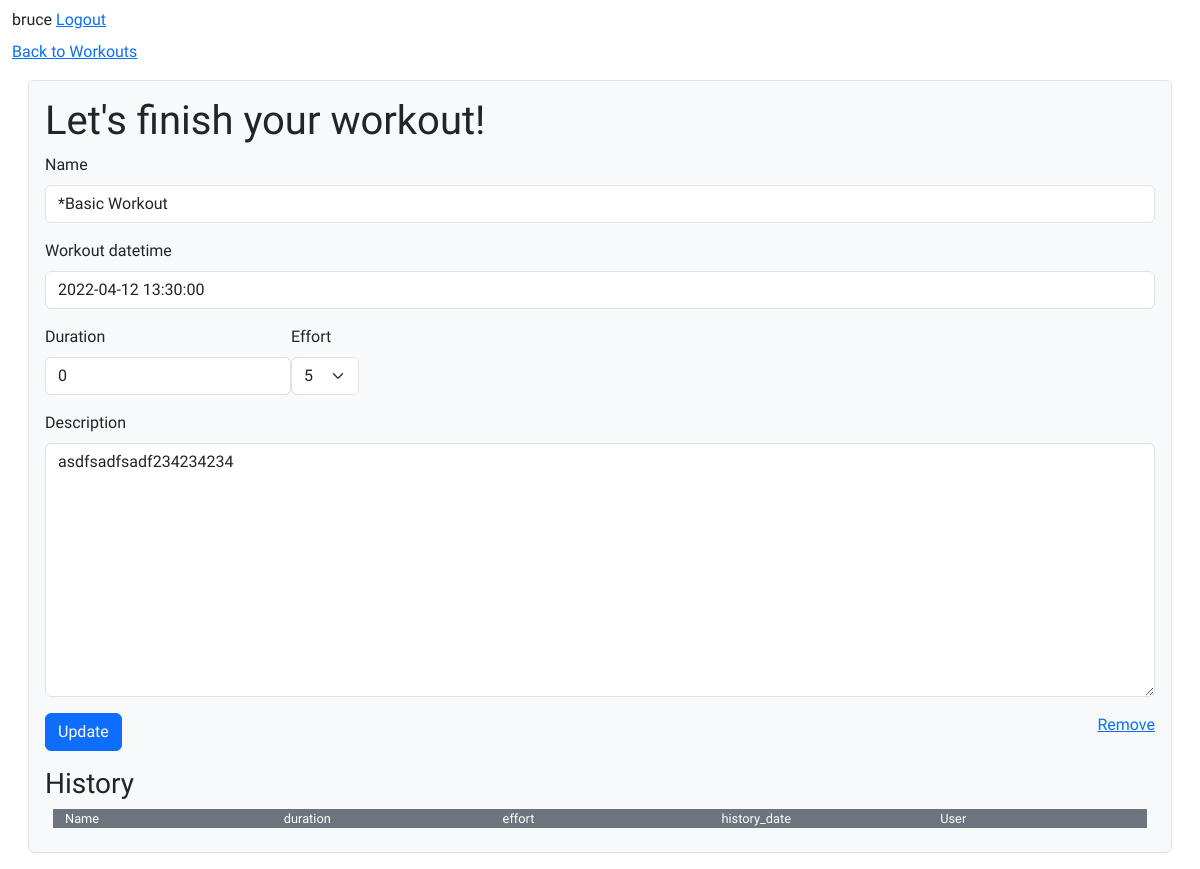
Screenshot of /workouts/update/26 (signed in) with the database file from the repository.
### workouts/models.py (models this page shows, shortened)
class Workout(FitnessModel):
    objects = WorkoutManager()
    history = HistoricalRecords()
    profile = models.ForeignKey(
        Profile, on_delete=models.CASCADE, related_name="workouts"
    )
    name = models.CharField(max_length=255)
    workout_datetime = models.DateTimeField()
    duration = models.IntegerField(default=0)
    effort = models.IntegerField(default=5, choices=((x, str(x)) for x in range(1, 11)))
    description = models.TextField(blank=True)

### workouts/views.py (the view, shortened to what this page needs)
# urls.py: path("update/<int:pk>", views.UpdateWorkoutView.as_view(), name="update_workout"),
class UpdateWorkoutView(SecureView):
    def get(self, request, pk):
        workout = request.user.profile.workouts.get(pk=pk)
        form = forms.WorkoutForm(instance=workout)
        return render(request, "workouts/edit.html", {"form": form, "workout": workout})

### workouts/forms.py
class WorkoutForm(forms.ModelForm):
    class Meta:
        model = models.Workout
        fields = ['name', 'workout_datetime', 'duration', 'effort', 'description']
        widgets = {
          'name': forms.TextInput(attrs={ 'autofocus': True }),
          'workout_datetime': forms.DateTimeInput(attrs={'data-controller': 'datepicker', 'data-datepicker-time': 'true' })
        }

### workouts/templates/workouts/edit.html (shortened to what this page needs)
{% extends 'layout.html' %}
{% load bootstrap5 %}
{% block body %}
<div>
  <a href="{% url 'workouts:home' %}">Back to Workouts</a>
</div>
<div class="bg-light m-3 p-3 border rounded">
  <h1>Let's finish your workout!</h1>
  <form novalidate method="post" autocomplete="off">
    {% bootstrap_field form.name %}
    {% bootstrap_field form.workout_datetime %}
    <div class="d-flex flex-wrap">
      {% bootstrap_field form.duration form_group_class="m-2"%}
      {% bootstrap_field form.effort form_group_class="m-2" %}
    </div>
    {% bootstrap_field form.description %}
    <div class="d-flex flex-wrap justify-content-between my-3">
      <div>
        {% bootstrap_button 'Update' %}
      </div>
      <div>
        <a href="{% url 'workouts:delete_workout' form.instance.id %}">Remove</a>
      </div>
    </div>
  </form>
  <div>
    <h3>History</h3>
    <div class="row m-2 bg-secondary text-white" style="font-size: .8em;">
      <div class="col">Name</div>
      <div class="col">duration</div>
      <div class="col">effort</div>
      <div class="col">history_date</div>
      <div class="col">User</div>
    </div>
  </div>
</div>
{% endblock body %}

### templates/_signon.html
<div class="my-2">
{% if user.is_authenticated %}
 {{user.username}} <a href="{% url 'logout' %}">Logout</a>
{% else %}
<a href="{% url 'login' %}">Login</a>
{% endif %}
</div>

### static/base.css (style rules this page uses)
body { font-family: 'Libre Franklin', sans-serif; font-size: 1.0rem; }

### rows the page displays
Workout: name "*Basic Workout", workout_datetime "2022-04-12 13:30:00", duration "0", effort "5", description "asdfsadfsadf234234234"

### other values shown
{{ user.username }} "bruce"
